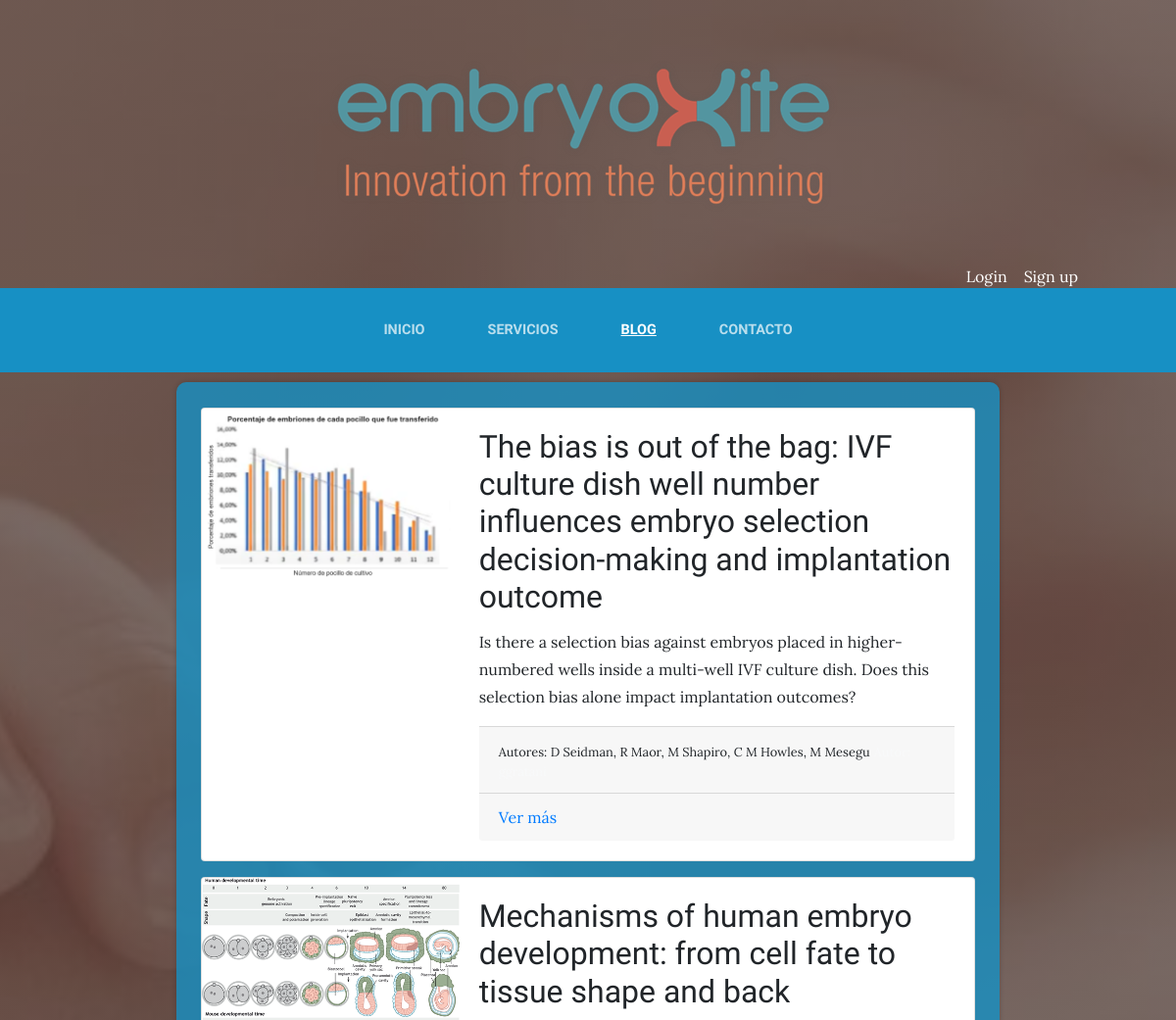
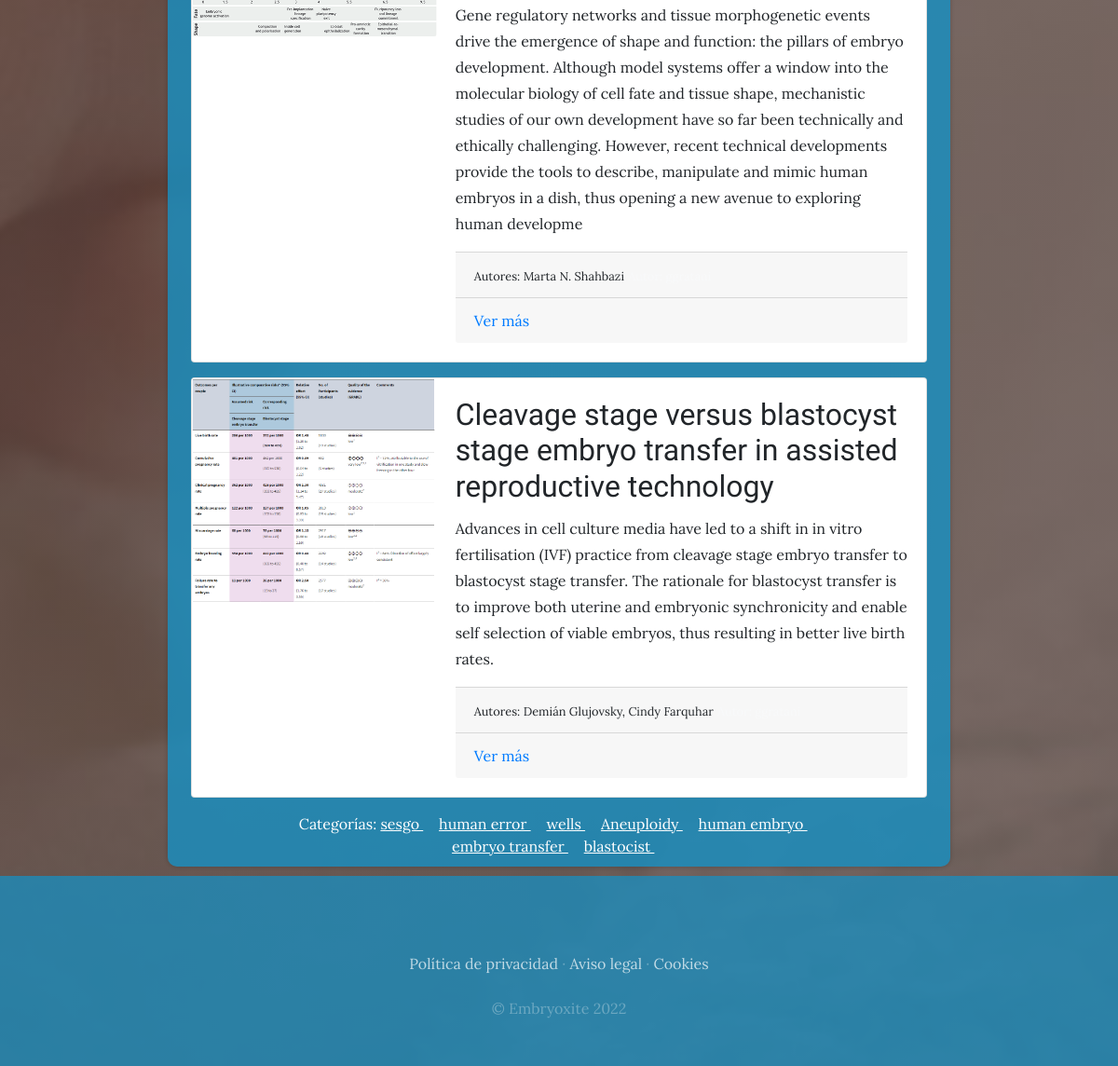
Screenshot of /blog/ with the database file from the repository (2 pictures, top to bottom).
### blog/models.py (models this page shows, shortened)
class Post(models.Model):
    titulo = models.CharField(max_length=500)
    contenido = models.CharField(max_length=500)
    imagen = models.ImageField(upload_to = 'blog', null=True, blank=True)
    autores = models.CharField(max_length = 50)
    doi = models.CharField(max_length = 50)
    fechaPublicacion = models.DateTimeField()
    autor = models.ForeignKey(User, on_delete=models.CASCADE) #varios post pertenecen a un solo usuario, si se elimina usuario se eliminan todos los posts
    categorias = models.ManyToManyField(Categoria) # un post puede pertenecer a varias categorías
    created = models.DateTimeField(auto_now_add=True)
    updated = models.DateTimeField(auto_now_add=True)
    class Meta:
        verbose_name = 'post'
        verbose_name_plural = 'posts'
    def __str__(self):
        return self.titulo

class Categoria(models.Model):
    nombre = models.CharField(max_length=50)
    created = models.DateTimeField(auto_now_add=True)
    updated = models.DateTimeField(auto_now_add=True)
    class Meta:
        verbose_name = 'categoria'
        verbose_name_plural = 'categorias'

### blog/views.py (the view)
# urls.py: 2. Add a URL to urlpatterns:  path('blog/', include('blog.urls'))
def blog(request):
    posts = Post.objects.all()
    print("El post es este")
    print(posts)
    return render(request, "blog/blog.html", {"posts":posts})

### blog/templates/blog/blog.html
{% extends "ProyectoWebApp/base.html" %}
{% load static %}
{% block content %}
<div class = "contenedorFormulario">
    {% for post in posts %}
    <section class="page-section clearfix">
      <div class="container">
        <div class="card">
          <div class="row no-gutters">
            <div class="col-md-4">
              <img class="card-img" src="{% if post.imagen %}{{post.imagen.url}}{% endif %}" alt="">
            </div>
            <div class="col-md-8">
              <div class="card-body">
                <h2 class="card-title" style="white-space: normal;">{{post.titulo}}</h2>
                <p class="card-text">{{post.contenido}}</p>
                <div class="card-footer">
                  <small>Autores: {{post.autores}}</small>
                  <small class="text-muted">Autor: {{post.autor}}</small>
                </div>
                <div class="card-footer">
                  <a href="{{post.doi}}" target="_blank">Ver más</a>
                </div>
              </div>
            </div>
          </div>
        </div>
      </div>
    </section>
    {% endfor %}
    <section>
        <div style="width: 75%; margin: auto; text-align: center; color: white;">
            Categorías:
            {% for post in posts %}
              {% for categoria in post.categorias.all %}
                <a href="{% url 'Categoria' categoria.id %}" class="linksCategorias" > {{categoria.nombre}} </a> &nbsp;&nbsp;&nbsp;
              {% endfor %}
            {% endfor %}
        </div>
    </section>
  </div>
{% endblock %}

### ProyectoWebApp/static/ProyectoWebApp/css/gestion.css (style rules this page uses)
body { font-family: 'Lora'; background: linear-gradient(rgba(47, 23, 15, 0.65), rgba(47, 23, 15, 0.65)), url("../img/principal.jpg"); background-attachment: fixed; background-position: center; background-size: cover; }
h1, h2, h3, h4, h5, h6 { font-family: 'Raleway'; }
p { line-height: 1.75; }
.page-section { margin-top: 1rem; margin-bottom: 1rem; }
.linksCategorias { color: white !important; text-decoration: underline; }
.contenedorFormulario { background-color: rgba(23, 144, 196, 0.8); width: 70%; margin: 10px auto; border-radius: 10px; padding: 10px; box-shadow: 0 0 5px rgba(0, 0, 0, 0.2); }

### rows the page displays
Post: imagen (picture), titulo "The bias is out of the bag: IVF culture dish well number influences embryo selection decision-making and implantation outcome", contenido "Is there a selection bias against embryos placed in higher-numbered wells inside a multi-well IVF culture dish. Does this selection bias alone impact implantation outcomes?", autores "D Seidman, R Maor, M Shapiro, C M Howles, M Mesegu"
Post: imagen (picture), titulo "Mechanisms of human embryo development: from cell fate to tissue shape and back", contenido "Gene regulatory networks and tissue morphogenetic events drive the emergence of shape and function: the pillars of embryo development. Although model systems offer a window into the molecular biology of cell fate and tissue shape, mechanistic studies of our own development have so far been technically and ethically challenging. However, recent technical developments provide the tools to describe, manipulate and mimic human embryos in a dish, thus opening a new avenue to exploring human developme", autores "Marta N. Shahbazi"
Post: imagen (picture), titulo "Cleavage stage versus blastocyst stage embryo transfer in assisted reproductive technology", contenido "Advances in cell culture media have led to a shift in in vitro fertilisation (IVF) practice from cleavage stage embryo transfer to blastocyst stage transfer. The rationale for blastocyst transfer is to improve both uterine and embryonic synchronicity and enable self selection of viable embryos, thus resulting in better live birth rates.", autores "Demián Glujovsky, Cindy Farquhar"
Categoria: nombre "sesgo"
Categoria: nombre "human error"
Categoria: nombre "wells"
Categoria: nombre "Aneuploidy"
Categoria: nombre "human embryo"
Categoria: nombre "embryo transfer"
Categoria: nombre "blastocist"
